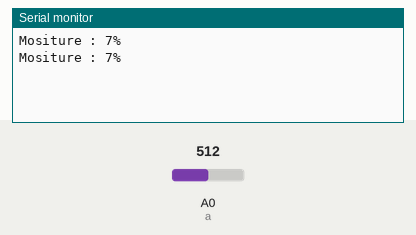
Recording of a sketch running on a simulated Arduino Uno, built with avr-gcc and run on an emulated ATmega328P. Parts: the last lines printed to the serial monitor. Inputs (shaded band) come from the test bench; at power-on: A0 (a) = 512.

Above: at 3.2 s.
3.3 s: A0 (a) set to 716
At 4.6 s:
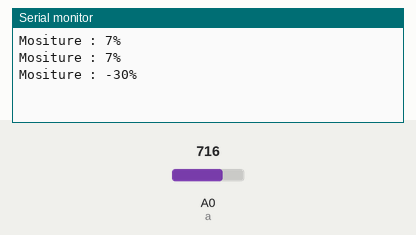
4.8 s: A0 (a) set to 900
At 5.8 s:
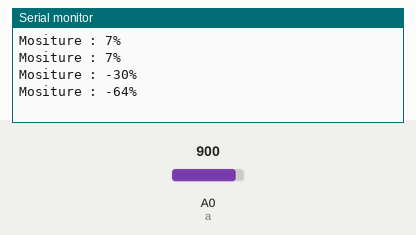
Timing chart, 0 to 7.8 s (numbered marks = the images above; inputs shaded):
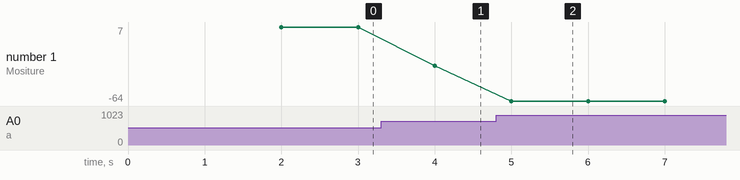

The sketch:

soilmoisture.ino
```cpp
int a=A0;
int out;
void setup(){
Serial.begin(9600);
delay(2000);
}
void loop(){
out=analogRead(a);
out=map(out,550,10,0,100);
Serial.print("Mositure : ");
Serial.print(out);
Serial.println("%");
delay(1000);
}
```

Measured:
- after the input at 3.3 s, the serial monitor: prints a new line after 0.70 s (image 1)
- after the input at 4.8 s, the serial monitor: prints a new line after 0.20 s (image 2)
- plotted number 1: 7 → -30 after the input at 3.3 s, -30 → -64 after the input at 4.8 s
